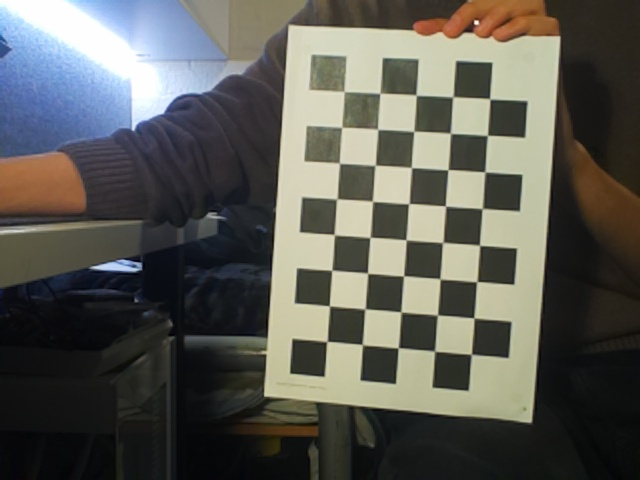
#> input picture V0.5/calibration/stills/img_001.jpg, 640 x 480 px; its folder holds only this picture in this run
$ python calibration_script.py
#> lines starting #> are read from the running program, lines starting #| are printed output that depends on the picture; after the words box and inside, x2 and y2 are one past the last pixel; in counts of white or black regions, pixels touching at a corner belong together; long printed decimals are rounded
import cv2
import numpy as np
import os
import glob

# Checkerboard dimensions
CHECKERBOARD = (8, 5)
SQUARE_SIZE = 28.2  # in mm

# Criteria for termination of corner subpixel refinement
criteria = (cv2.TERM_CRITERIA_EPS + cv2.TERM_CRITERIA_MAX_ITER, 30, 0.001)

# Prepare object points (0,0,0), (1*square_size,0,0), ..., (8*square_size,5*square_size,0)
objp = np.zeros((CHECKERBOARD[0]*CHECKERBOARD[1], 3), np.float32)
objp[:, :2] = np.mgrid[0:CHECKERBOARD[0], 0:CHECKERBOARD[1]].T.reshape(-1, 2)
objp *= SQUARE_SIZE

# Arrays to store object points and image points from all images
objpoints = []  # 3D points in real world space
imgpoints = []  # 2D points in image plane

# Load calibration images from folder (adjust path if needed)
images = glob.glob('stills/*.jpg')

if not images:
    raise FileNotFoundError("No images found in 'stills/' folder.")

for fname in images:
    img = cv2.imread(fname)
#> img is the input picture: shape (480, 640, 3); mean B, G, R 85, 91.4, 91.6
    gray = cv2.cvtColor(img, cv2.COLOR_BGR2GRAY)
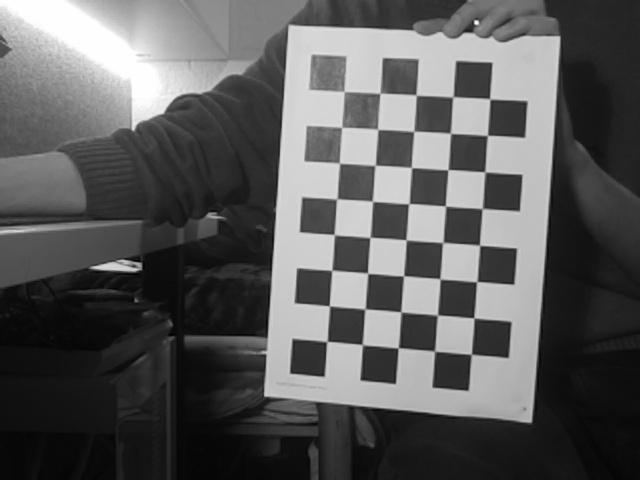
#> gray: shape (480, 640); min 0, max 255, mean 90.7

    # Find the checkerboard corners
    ret, corners = cv2.findChessboardCorners(gray, CHECKERBOARD, None)
#> ret = True; corners = 40 rows, first 8: [326.8, 341.6], [329.2, 305.9], [331.9, 270.2], [334, 234.4], [336.9, 198.8], [339.6, 163.4], [341.8, 127.4], [348, 92]

    if ret:
        objpoints.append(objp)

        # Refine pixel coordinates for given 2d points
        corners2 = cv2.cornerSubPix(gray, corners, (11,11), (-1,-1), criteria)
#> corners2 = 40 rows, first 8: [326.9, 341.5], [329.5, 305.9], [331.8, 270.3], [334.3, 234.7], [336.8, 198.9], [339.5, 163.2], [341.7, 127.3], [344, 91.59]
        imgpoints.append(corners2)

        # Draw and display the corners
        cv2.drawChessboardCorners(img, CHECKERBOARD, corners2, ret)
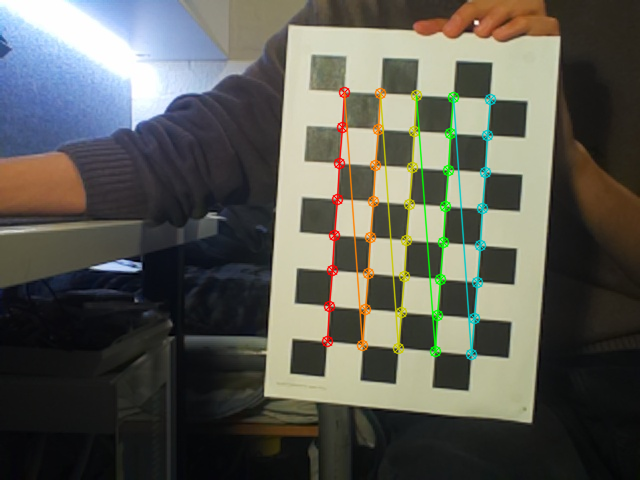
#> img: shape (480, 640, 3); 3.23% of pixels changed, all inside (x1, y1, x2, y2) = (321, 86, 497, 361)
        cv2.imshow('Checkerboard', img)
        cv2.waitKey(100)
    else:
        print(f"Checkerboard not found in image {fname}")

cv2.destroyAllWindows()

# Calibrate the camera
ret, camera_matrix, dist_coeffs, rvecs, tvecs = cv2.calibrateCamera(
    objpoints, imgpoints, gray.shape[::-1], None, None
)
#> ret = 0.108; camera_matrix = [[1027.4, 0, 322.8], [0, 1015.1, 263.7], [0, 0, 1]]; dist_coeffs = [[0.0657, -5.03, 0.00219, -0.00959, 45.67]]; rvecs = ([-0.124, 0.178, -1.49],); tvecs = ([3.17, 61.51, 803.5],)

print("Camera matrix:\n", camera_matrix)
#| Camera matrix:
#|  [[1.02739113e+03 0.00000000e+00 3.22843461e+02]
#|  [0.00000000e+00 1.01509250e+03 2.63678531e+02]
#|  [0.00000000e+00 0.00000000e+00 1.00000000e+00]]
print("Distortion coefficients:\n", dist_coeffs)
#| Distortion coefficients:
#|  [[ 6.56506864e-02 -5.02824911e+00  2.19140500e-03 -9.59367704e-03
#|    4.56682592e+01]]

# Save calibration results
fs = cv2.FileStorage("camera_calibration.yaml", cv2.FILE_STORAGE_WRITE)
fs.write("camera_matrix", camera_matrix)
fs.write("distortion_coefficients", dist_coeffs)
fs.write("reprojection_error", ret)
fs.release()

print("Calibration data saved to 'camera_calibration.yaml'")

$ run again, on V0.5/calibration/stills/img_005.jpg
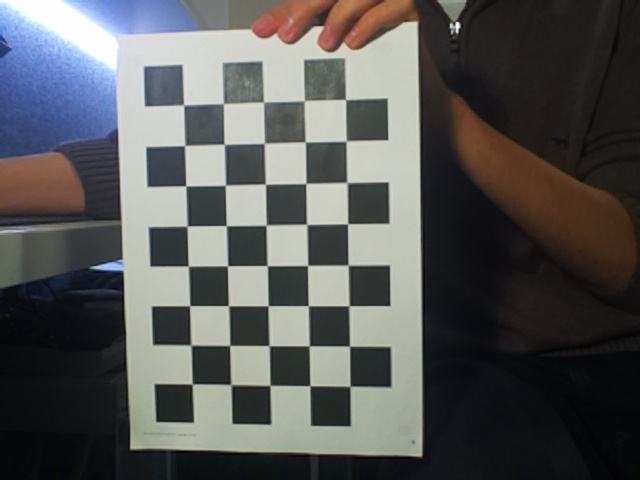
#> input picture V0.5/calibration/stills/img_005.jpg, 640 x 480 px
#> img is the input picture: shape (480, 640, 3); mean B, G, R 87.1, 87.6, 87.4
#> `gray = cv2.cvtColor(img, cv2.COLOR_BGR2GRAY)`:
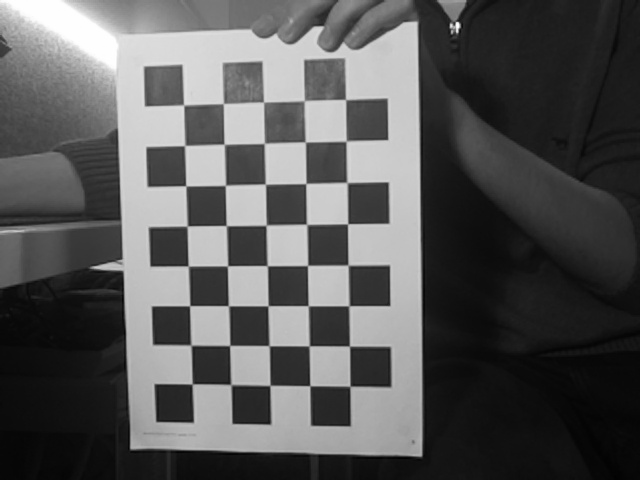
#> gray: shape (480, 640); min 1, max 255, mean 87.5
#> `ret, corners = cv2.findChessboardCorners(gray, CHECKERBOARD, None)`: ret = True; corners = 40 rows, first 8: [192.1, 384.2], [191.9, 346.2], [189.8, 305.6], [187.8, 265.5], [187.2, 225.7], [185.8, 185.8], [184.7, 145.6], [183.7, 105.1]
#> corners2 = 40 rows, first 8: [192.2, 383.9], [191, 345.1], [189.7, 305.7], [188.3, 266.1], [187.2, 226.1], [185.8, 185.8], [184.7, 145.6], [183.6, 105]
#> `cv2.drawChessboardCorners(img, CHECKERBOARD, corners2, ret)`:
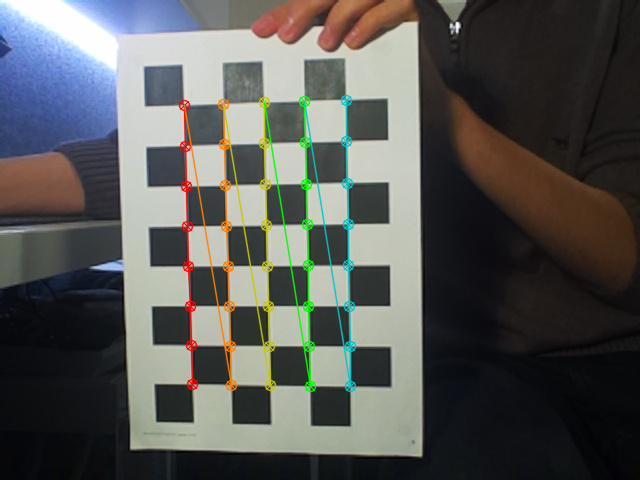
#> img: shape (480, 640, 3); 3.51% of pixels changed, all inside (x1, y1, x2, y2) = (178, 94, 357, 393)
#> `ret, camera_matrix, dist_coeffs, rvecs, tvecs = cv2.calibrateCamera( o..`: ret = 0.157; camera_matrix = [[501.2, 0, 326.3], [0, 502.3, 216.6], [0, 0, 1]]; dist_coeffs = [[-0.0963, 0.755, 0.00598, -0.00252, -2.6]]; rvecs = ([-0.0196, 0.106, -1.59],); tvecs = ([-95.76, 119.1, 357.8],)
#| Camera matrix:
#|  [[501.189   0.         326.259]
#|  [  0.         502.292 216.650]
#|  [  0.           0.           1.        ]]
#| Distortion coefficients:
#|  [[-9.63497316e-02  7.55271678e-01  5.97700139e-03 -2.51662546e-03
#|   -2.60201221e+00]]

$ run again, on V0.5/calibration/stills/img_006.jpg
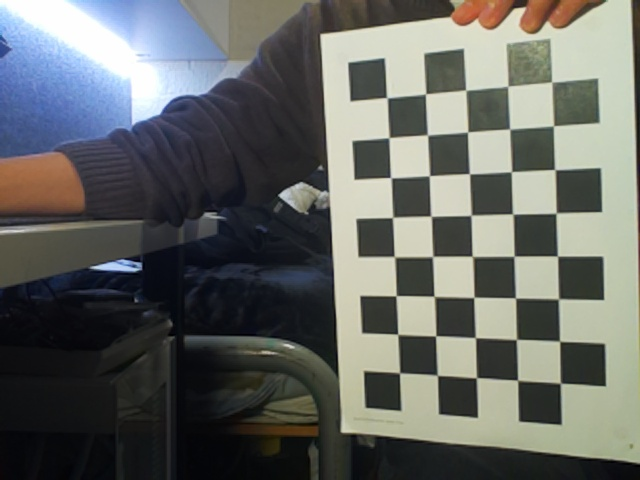
#> input picture V0.5/calibration/stills/img_006.jpg, 640 x 480 px
#> img is the input picture: shape (480, 640, 3); mean B, G, R 100.2, 103.6, 101.1
#> `gray = cv2.cvtColor(img, cv2.COLOR_BGR2GRAY)`:
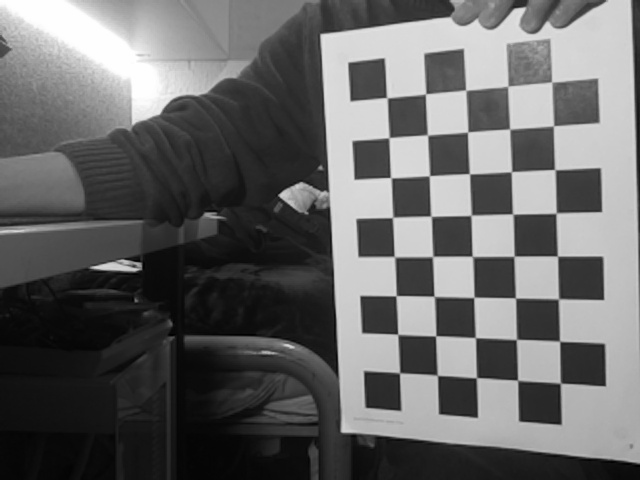
#> gray: shape (480, 640); min 0, max 255, mean 102.5
#> `ret, corners = cv2.findChessboardCorners(gray, CHECKERBOARD, None)`: ret = True; corners = 40 rows, first 8: [399.6, 373], [397.6, 334.1], [395.9, 295.8], [394.1, 256.4], [392.4, 217.6], [390.7, 177.5], [389, 137.7], [386.8, 97.66]
#> corners2 = 40 rows, first 8: [399.6, 372.8], [397.8, 334.4], [396.1, 295.7], [394.5, 256.7], [392.6, 217.4], [390.8, 177.7], [389, 137.6], [386.9, 97.71]
#> `cv2.drawChessboardCorners(img, CHECKERBOARD, corners2, ret)`:
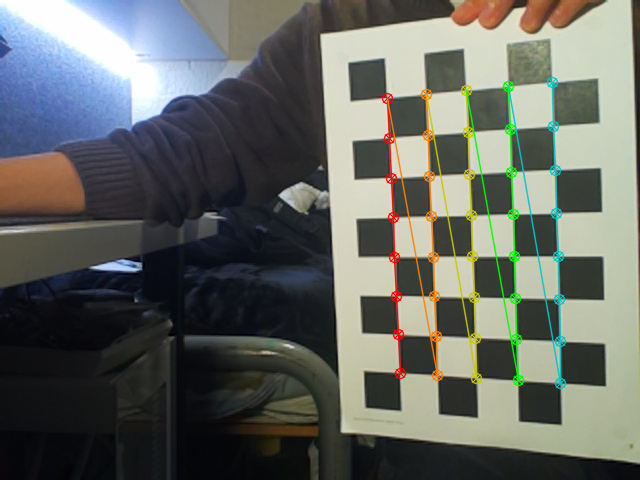
#> img: shape (480, 640, 3); 3.54% of pixels changed, all inside (x1, y1, x2, y2) = (381, 76, 567, 390)
#> `ret, camera_matrix, dist_coeffs, rvecs, tvecs = cv2.calibrateCamera( o..`: ret = 0.125; camera_matrix = [[888.9, 0, 323.5], [0, 847.5, 294.3], [0, 0, 1]]; dist_coeffs = [[0.0695, -1.82, 0.00911, -0.0095, 7.62]]; rvecs = ([-0.311, 0.508, -1.55],); tvecs = ([52.7, 56.92, 616.3],)
#| Camera matrix:
#|  [[888.931   0.         323.529]
#|  [  0.         847.509 294.348]
#|  [  0.           0.           1.        ]]
#| Distortion coefficients:
#|  [[ 0.06952 -1.824  0.009115 -0.009496  7.619]]

$ run again, on V0.5/calibration/stills/img_007.jpg
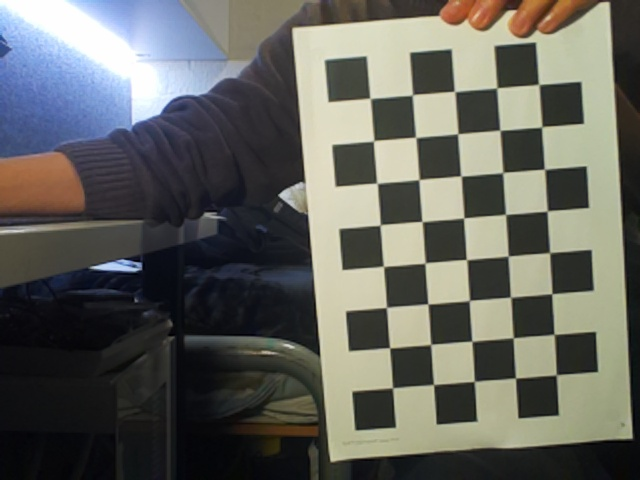
#> input picture V0.5/calibration/stills/img_007.jpg, 640 x 480 px
#> img is the input picture: shape (480, 640, 3); mean B, G, R 93.8, 99.5, 98.8
#> `gray = cv2.cvtColor(img, cv2.COLOR_BGR2GRAY)`:
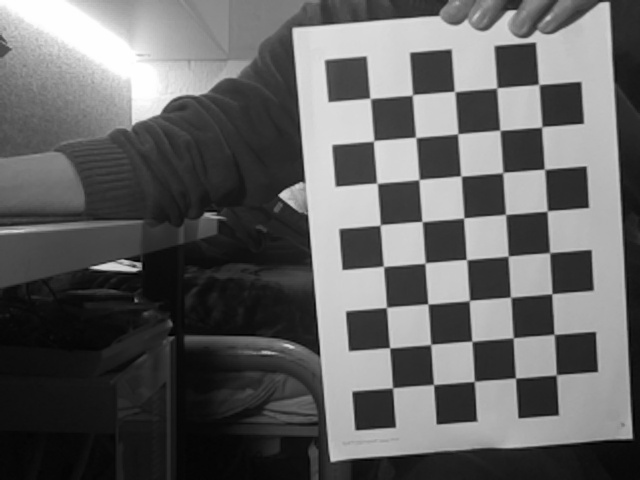
#> gray: shape (480, 640); min 0, max 255, mean 98.6
#> `ret, corners = cv2.findChessboardCorners(gray, CHECKERBOARD, None)`: ret = True; corners = 40 rows, first 8: [392.6, 387.8], [389.7, 347.8], [386.4, 307.4], [383.4, 266.3], [380.1, 225.1], [376.9, 183.2], [373.7, 140.8], [369.9, 98.27]
#> corners2 = 40 rows, first 8: [392.5, 387.8], [389.6, 347.8], [386.5, 307.4], [383.5, 266.4], [380.1, 225], [377, 183.3], [373.6, 140.8], [370.2, 98.38]
#> `cv2.drawChessboardCorners(img, CHECKERBOARD, corners2, ret)`:
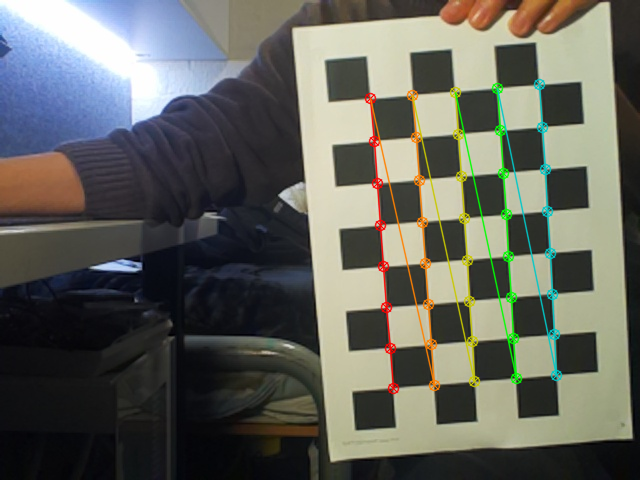
#> img: shape (480, 640, 3); 3.55% of pixels changed, all inside (x1, y1, x2, y2) = (364, 78, 563, 395)
#> `ret, camera_matrix, dist_coeffs, rvecs, tvecs = cv2.calibrateCamera( o..`: ret = 0.129; camera_matrix = [[1525.6, 0, 271.1], [0, 1531.5, 224.7], [0, 0, 1]]; dist_coeffs = [[-0.288, -2.01, -0.0148, -0.000581, 45.43]]; rvecs = ([0.0317, 0.161, -1.65],); tvecs = ([83.28, 111.7, 1037.3],)
#| Camera matrix:
#|  [[1.52561622e+03 0.00000000e+00 2.71108340e+02]
#|  [0.00000000e+00 1.53150743e+03 2.24730910e+02]
#|  [0.00000000e+00 0.00000000e+00 1.00000000e+00]]
#| Distortion coefficients:
#|  [[-2.88420462e-01 -2.01240171e+00 -1.48027599e-02 -5.81089245e-04
#|    4.54288630e+01]]

$ run again, on V0.5/calibration/stills/img_002.jpg
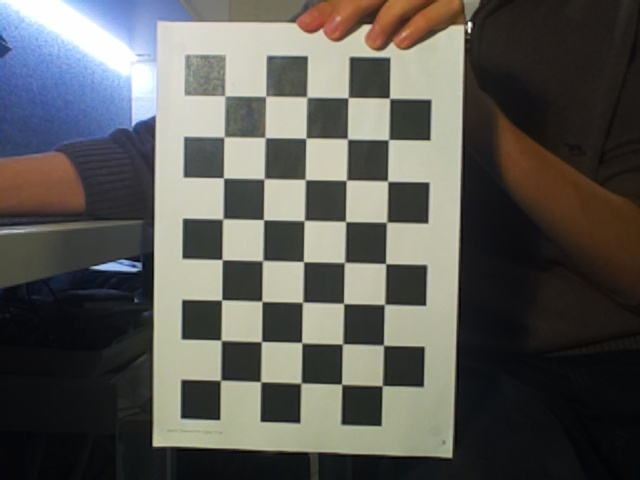
#> input picture V0.5/calibration/stills/img_002.jpg, 640 x 480 px
#> img is the input picture: shape (480, 640, 3); mean B, G, R 85.7, 90, 90.7
#> `gray = cv2.cvtColor(img, cv2.COLOR_BGR2GRAY)`:
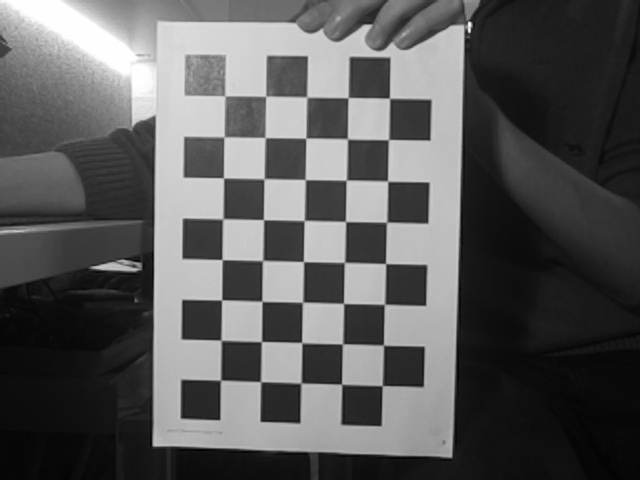
#> gray: shape (480, 640); min 2, max 255, mean 89.7
#> `ret, corners = cv2.findChessboardCorners(gray, CHECKERBOARD, None)`: ret = True; corners = 40 rows, first 8: [220.6, 380.1], [220.9, 340.2], [221.6, 299.8], [222, 259.6], [222.8, 218.9], [223.5, 178], [223.7, 137.3], [225.2, 96.19]
#> corners2 = 40 rows, first 8: [220.5, 380.2], [221.1, 340.2], [221.6, 299.9], [222.1, 259.6], [222.8, 218.9], [223.6, 177.8], [224, 136.9], [224.8, 95.87]
#> `cv2.drawChessboardCorners(img, CHECKERBOARD, corners2, ret)`:
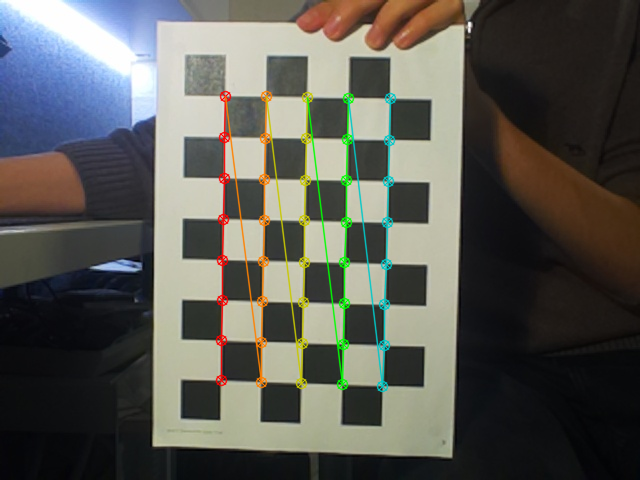
#> img: shape (480, 640, 3); 3.53% of pixels changed, all inside (x1, y1, x2, y2) = (215, 90, 397, 393)
#> `ret, camera_matrix, dist_coeffs, rvecs, tvecs = cv2.calibrateCamera( o..`: ret = 0.151; camera_matrix = [[676.2, 0, 310], [0, 676.7, 232.5], [0, 0, 1]]; dist_coeffs = [[-0.281, 6.75, 0.00493, -0.00173, -58.73]]; rvecs = ([0.00326, 0.0736, -1.55],); tvecs = ([-62.58, 103.1, 471.5],)
#| Camera matrix:
#|  [[676.166   0.         310.034]
#|  [  0.         676.667 232.542]
#|  [  0.           0.           1.        ]]
#| Distortion coefficients:
#|  [[-2.80532646e-01  6.74781219e+00  4.93432827e-03 -1.73227786e-03
#|   -5.87299625e+01]]
